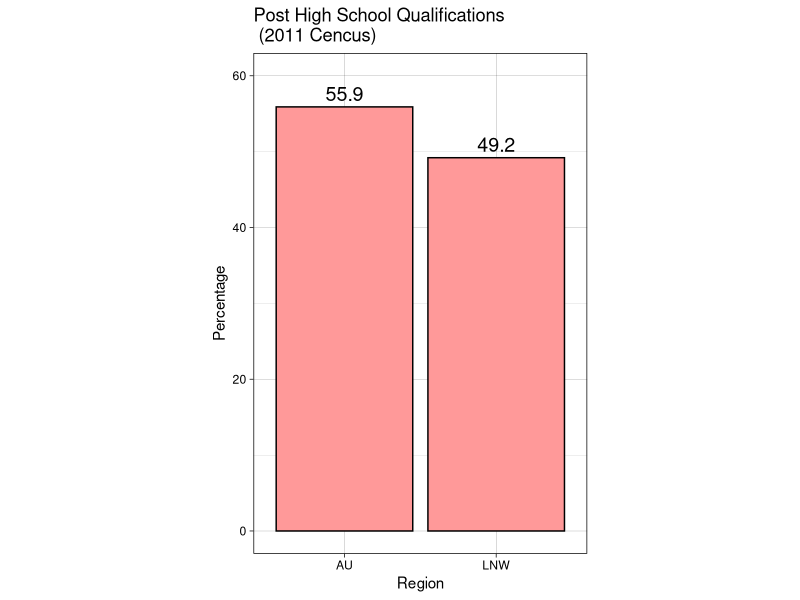

The R script that drew this image:
library(tidyr)
library(dplyr)
library(magrittr)
library(ggplot2)

Australia <- read.csv(file="ABS_data/Australia_stats.csv",
                      stringsAsFactors=FALSE)
Launceston_NW <- read.csv(file="ABS_data/Launceston_NW.csv",
                      stringsAsFactors=FALSE)

# Create Region factor column
Aust_tmp <- mutate(Australia, Region = "AU")
LNW_tmp  <- mutate(Launceston_NW, Region = "LNW")

# Append datasets
combined <- rbind(Aust_tmp, LNW_tmp)
# Remove temporary files
rm(list = ls(pattern = "_tmp*"))

# Convert region to factor
combined$Region <- as.factor(combined$Region)
# Re-order factors
combined$Region <- factor(combined$Region, levels = c("AU","LNW"))
# Move Region to first column
combined <- select(combined, Region, Time:Description)
# Rename MEASURE to Code
combined <- rename(combined, Code = MEASURE)
# Convert Code to factor
combined$Code <- as.factor(combined$Code)

# Extract education %
education <- filter(combined, Code=="SCHOOL_2") %>%
             select(Region, Value)

print(education)

# plot data: ggplot2
g <- ggplot(data = education, aes(x = Region, y = Value)) +
  geom_bar(stat = "identity", fill="#FF9999", colour="black") +
  coord_fixed(ratio = .05) +
  labs(title = "Post High School Qualifications \n (2011 Cencus)",
       x = "Region", y = "Percentage") +
  scale_y_continuous(limits = c(0,60)) +
  geom_text(aes(label=Value),
            position=position_dodge(width=0.9),
            vjust=-0.40,
            size = 5
            ) +
  theme_linedraw()

print(g)
